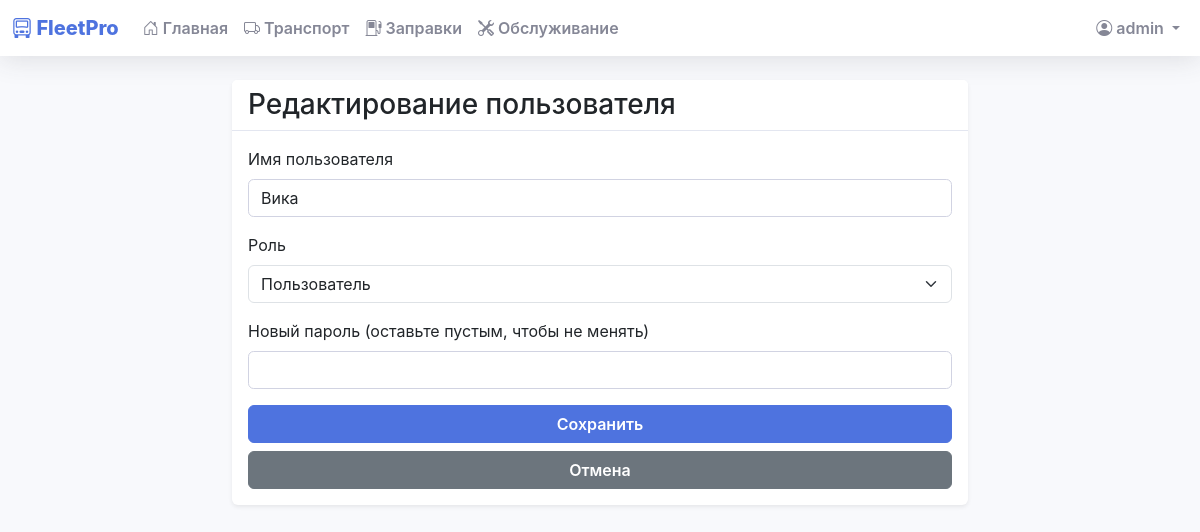
/edit_user/2 (signed in), run on the app's committed database.
### models.py (models this page shows, shortened)
class User(db.Model, UserMixin):
    id = db.Column(db.Integer, primary_key=True)
    username = db.Column(db.String(80), unique=True, nullable=False)
    password = db.Column(db.String(120), nullable=False)
    role = db.Column(db.String(20), nullable=False, default='user')
    email = db.Column(db.String(120), unique=True, nullable=False)
    phone = db.Column(db.String(20), nullable=False)
    created_at = db.Column(db.DateTime, default=datetime.utcnow)

### app.py (the view, shortened to what this page needs)
@app.route('/edit_user/<int:id>', methods=['GET', 'POST'])
def edit_user(id):
    if 'username' not in session or session.get('role') != 'admin':
        flash('Доступ запрещен. Требуются права администратора.', 'danger')
        return redirect(url_for('dashboard'))
    user = User.query.get_or_404(id)
    return render_template('edit_user.html', user=user)

### app.py (called while the page is built)
@login_manager.user_loader
def load_user(user_id):
    return User.query.get(int(user_id))

### templates/edit_user.html (shortened to what this page needs)
{% extends "base.html" %}
{% block content %}
<div class="container">
    <div class="row justify-content-center">
        <div class="col-md-8">
            <div class="card shadow-sm">
                <div class="card-header">
                    <h3 class="card-title mb-0">Редактирование пользователя</h3>
                </div>
                <div class="card-body">
                    <form method="POST" action="{{ url_for('edit_user', id=user.id) }}">
                        <div class="mb-3">
                            <label for="username" class="form-label">Имя пользователя</label>
                            <input type="text" class="form-control" id="username" name="username" value="{{ user.username }}" required>
                        </div>
                        <div class="mb-3">
                            <label for="role" class="form-label">Роль</label>
                            <select class="form-select" id="role" name="role" required>
                                <option value="user" {% if user.role == 'user' %}selected{% endif %}>Пользователь</option>
                            </select>
                        </div>
                        <div class="mb-3">
                            <label for="password" class="form-label">Новый пароль (оставьте пустым, чтобы не менять)</label>
                            <input type="password" class="form-control" id="password" name="password">
                        </div>
                        <div class="d-grid gap-2">
                            <button type="submit" class="btn btn-primary">Сохранить</button>
                            <a href="{{ url_for('admin_panel') }}" class="btn btn-secondary">Отмена</a>
                        </div>
                    </form>
                </div>
            </div>
        </div>
    </div>
</div>
{% endblock %}

### templates/base.html (shortened to what this page needs)
<!DOCTYPE html>
<html lang="ru">
<head>
    <link href="https://cdn.jsdelivr.net/npm/bootstrap@5.3.0/dist/css/bootstrap.min.css" rel="stylesheet">
    <link rel="stylesheet" href="https://cdn.jsdelivr.net/npm/bootstrap-icons@1.11.0/font/bootstrap-icons.css">
</head>
<body>
    {% if current_user.is_authenticated %}
    <nav class="navbar navbar-expand-lg navbar-light mb-4">
        <div class="container-fluid">
            <span class="navbar-brand">
                <i class="bi bi-truck-front"></i> FleetPro
            </span>
            <div class="collapse navbar-collapse" id="navbarNav">
                <ul class="navbar-nav me-auto">
                    <li class="nav-item">
                        <a class="nav-link" href="{{ url_for('index') }}">
                            <i class="bi bi-house-door"></i> Главная
                        </a>
                    </li>
                    <li class="nav-item">
                        <a class="nav-link" href="{{ url_for('vehicles_list') }}">
                            <i class="bi bi-truck"></i> Транспорт
                        </a>
                    </li>
                    <li class="nav-item">
                        <a class="nav-link" href="{{ url_for('fuel') }}">
                            <i class="bi bi-fuel-pump"></i> Заправки
                        </a>
                    </li>
                    <li class="nav-item">
                        <a class="nav-link" href="{{ url_for('maintenance') }}">
                            <i class="bi bi-tools"></i> Обслуживание
                        </a>
                    </li>
                </ul>
                <ul class="navbar-nav">
                    <li class="nav-item dropdown">
                        <a class="nav-link dropdown-toggle" href="#" id="navbarDropdown" role="button" data-bs-toggle="dropdown">
                            <i class="bi bi-person-circle"></i> {{ current_user.username }}
                        </a>
                    </li>
                </ul>
            </div>
        </div>
    </nav>
    {% endif %}
    <div class="container-fluid">
        {% block content %}{% endblock %}
    </div>
</body>
</html>

### templates/base.html (style rules this page uses)
:root { --primary-color: #4e73df; --secondary-color: #858796; --success-color: #1cc88a; --info-color: #36b9cc; --warning-color: #f6c23e; --danger-color: #e74a3b; --light-color: #f8f9fc; --dark-color: #5a5c69; }
body { background-color: #f8f9fc; font-family: 'Nunito', -apple-system, BlinkMacSystemFont, "Segoe UI", Roboto, "Helvetica Neue", Arial, sans-serif; }
.navbar { background-color: #fff; box-shadow: 0 0.15rem 1.75rem 0 rgba(58, 59, 69, 0.15); }
.navbar-brand { font-weight: 800; color: var(--primary-color); }
.nav-link { color: var(--secondary-color); font-weight: 600; }
.card { border: none; box-shadow: 0 0.15rem 1.75rem 0 rgba(58, 59, 69, 0.15); transition: transform 0.2s; }
.card-header { background-color: #fff; border-bottom: 1px solid #e3e6f0; }
.btn { font-weight: 600; padding: 0.375rem 0.75rem; }
.btn-primary { background-color: var(--primary-color); border-color: var(--primary-color); }
.form-control { border: 1px solid #d1d3e2; border-radius: 0.35rem; }

### data on the page
User: username "admin"
User: username "Вика", role "Пользователь"
